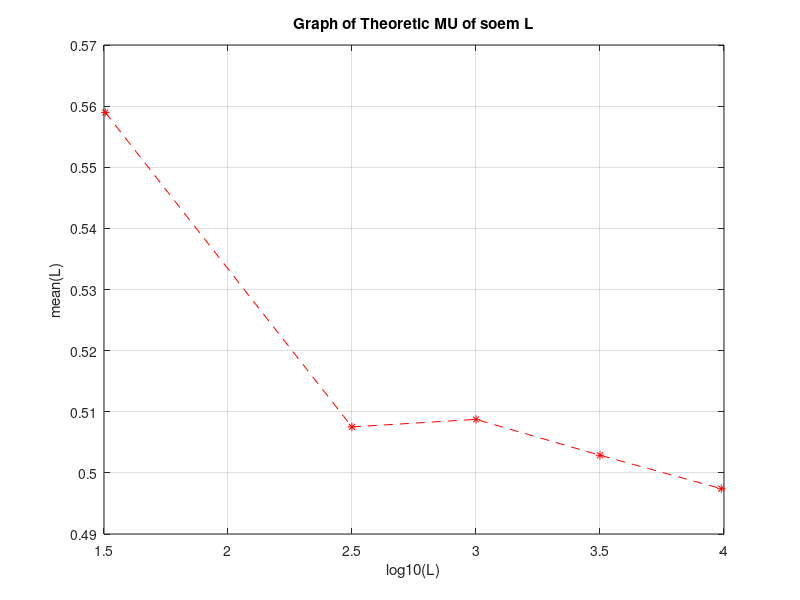
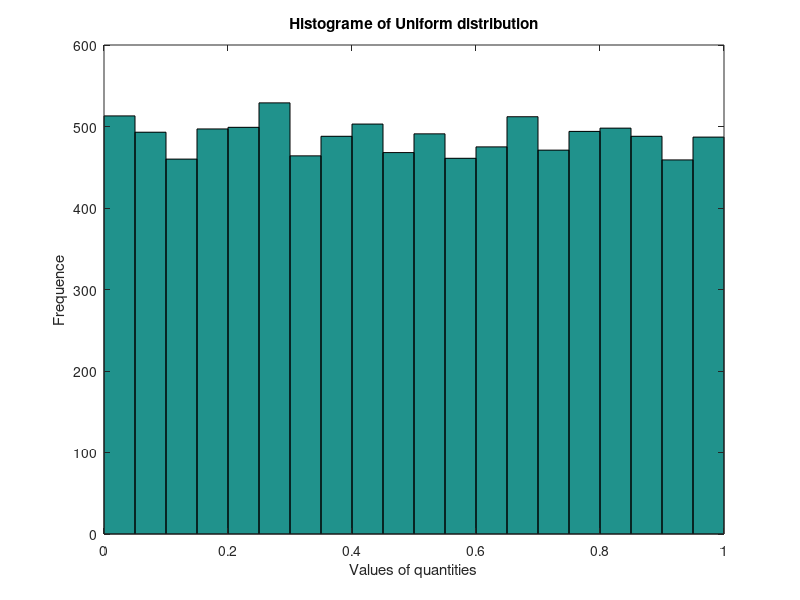
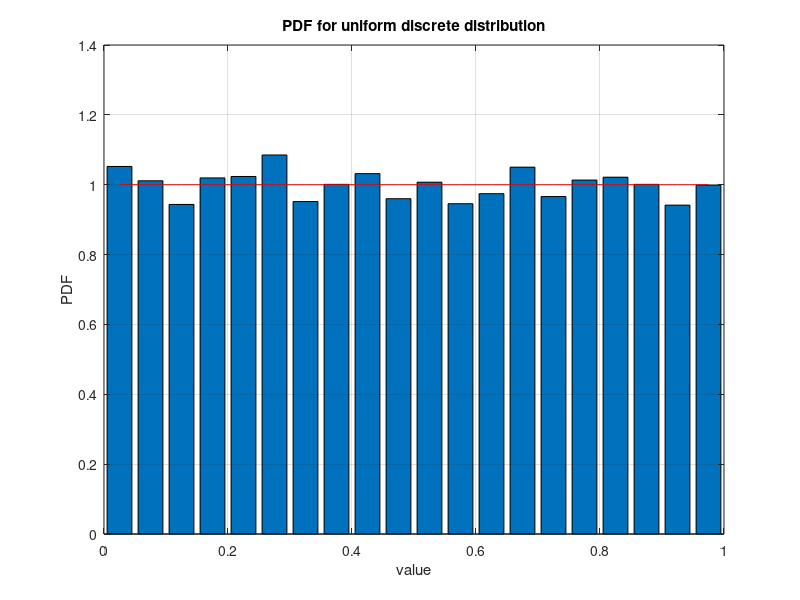
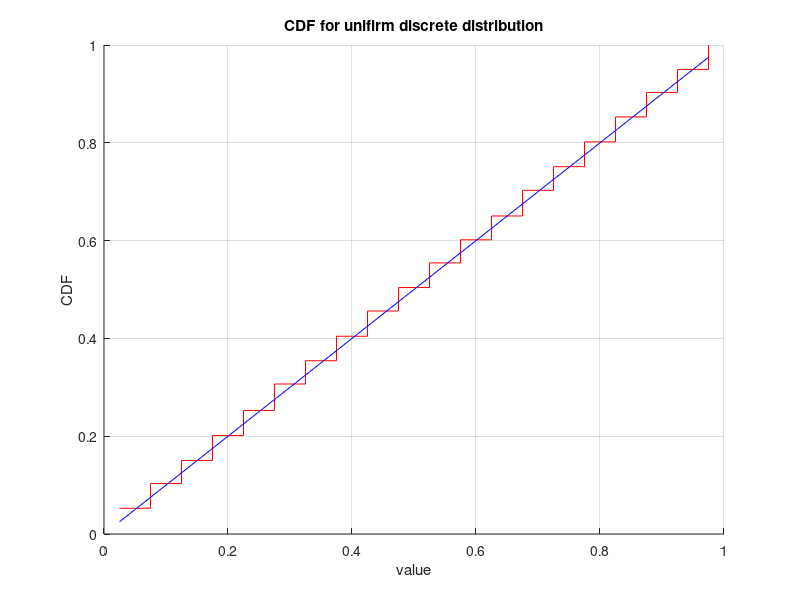

MATLAB code to generate these figures, in order:
clc;
clear all;
close all;

M = 9750;
K = 18;
MU = 0.5;
SIGMA = sqrt(1/12);
L = [32, 316, 1000, 3162, M];

X = unifrnd(0,1,1,M);

disp('Pervie 18 znachenii');
disp(X (1:K));
disp([ 'Max of X = ' num2str(max(X)) ' Min of X = ' num2str(min(X)) ]);
disp([ 'Theoretic MU of X = ' num2str(MU) ' Experimental MU of X =  ' num2str(mean(X)) ]);
disp([ 'Theoretic SIGMA of X = ' num2str(SIGMA) ' Experimental SIGMA of X =  ' num2str(std(X)) ]);

y = [mean(X(1:32)), mean(X(1:316)), mean(X(1:1000)), mean(X(1:3162)), mean(X(1:M))];

plot(log10(L),y,'r*--');
grid on;
hold on;
% yline(0.5,'r-'); 
hold off;
title('Graph of Theoretic MU of soem L');
ylabel('mean(L)');
xlabel('log10(L)');

figure
a=floor(min(X)); 
b=ceil(max(X)); 
x_step = (b-a)/20; 
x_hist = a+x_step/2:x_step:b-x_step/2; 
hist(X, x_hist);
title('Histograme of Uniform distribution');
ylabel('Frequence');
xlabel('Values of quantities');

figure;
hist_estim = hist(X, x_hist); 
hist_estim_norm = hist_estim/(length(X) * x_step) ; % normirovka delete /length(X)
pdf_theory = unifpdf(x_hist,0,1); 
bar(x_hist,hist_estim_norm);
% f_exp = hist_estim / M / x_step;  %experemental pdf
hold on;
plot(x_hist, pdf_theory, 'r'); 
% plot(x_hist, f_exp, 'g'); 
hold off;
title('PDF for uniform discrete distribution');
xlabel('value');
ylabel('PDF');
grid on;

% H = zeros(1, 20); % bins ? ????? ????????
% for i=1:M
% bin_index = ceil(X(i)/x_step); %h ? ?????? ???????
% if bin_index <= 20
% H(bin_index) = H(bin_index) + 1;
% end
% end
% bar(X, H);

figure;
hist_cum = cumsum(hist_estim_norm)* x_step; % t.k. neprerivnoe raspredelenie
cdf_theory = unifcdf(x_hist,0,1);  % 
hold on
stairs(x_hist, hist_cum, 'r');
plot(x_hist, cdf_theory, 'b');
hold off;
title('CDF for unifirm discrete distribution');
xlabel('value');
ylabel('CDF');
grid on;